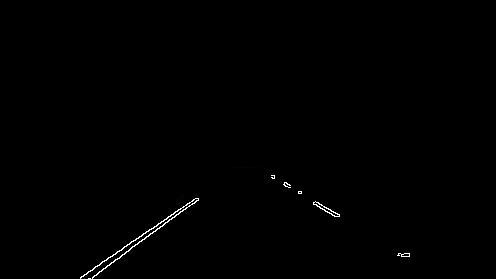
#> input picture Transformation5.jpg, 496 x 279 px
$ jupyter execute Transformation6.ipynb   (shell and % lines are left out)
#> lines starting #> are read from the running program, lines starting #| are printed output that depends on the picture; after the words box and inside, x2 and y2 are one past the last pixel; in counts of white or black regions, pixels touching at a corner belong together
[cell 1]
import matplotlib.pyplot as plt
import matplotlib.image as mpimg
import numpy as np
import cv2

def draw_lines(img, lines, color=[255, 0, 0], thickness=10):
    """
    NOTE: this is the function you might want to use as a starting point once you want to
    average/extrapolate the line segments you detect to map out the full
    extent of the lane (going from the result shown in raw-lines-example.mp4
    to that shown in P1_example.mp4).

    Think about things like separating line segments by their
    slope ((y2-y1)/(x2-x1)) to decide which segments are part of the left
    line vs. the right line.  Then, you can average the position of each of
    the lines and extrapolate to the top and bottom of the lane.

    This function draws `lines` with `color` and `thickness`.
    Lines are drawn on the image inplace (mutates the image).
    If you want to make the lines semi-transparent, think about combining
    this function with the weighted_img() function below
    """
    # In case of error, don't draw the line
    draw_right = True
    draw_left = True

    # Find slopes of all lines
    # But only care about lines where abs(slope) > slope_threshold
    slope_threshold = 0.5
    slopes = []
    new_lines = []
    for line in lines:
        x1, y1, x2, y2 = line[0]  # line = [[x1, y1, x2, y2]]

        # Calculate slope
        if x2 - x1 == 0.:  # corner case, avoiding division by 0
            slope = 999.  # practically infinite slope
        else:
            slope = (y2 - y1) / (x2 - x1)

        # Filter lines based on slope
        if abs(slope) > slope_threshold:
            slopes.append(slope)
            new_lines.append(line)

    lines = new_lines

    # Split lines into right_lines and left_lines, representing the right and left lane lines
    # Right/left lane lines must have positive/negative slope, and be on the right/left half of the image
    right_lines = []
    left_lines = []
    for i, line in enumerate(lines):
        x1, y1, x2, y2 = line[0]
        img_x_center = img.shape[1] / 2  # x coordinate of center of image
        if slopes[i] > 0 and x1 > img_x_center and x2 > img_x_center:
            right_lines.append(line)
        elif slopes[i] < 0 and x1 < img_x_center and x2 < img_x_center:
            left_lines.append(line)

    # Run linear regression to find best fit line for right and left lane lines
    # Right lane lines
    right_lines_x = []
    right_lines_y = []

    for line in right_lines:
        x1, y1, x2, y2 = line[0]

        right_lines_x.append(x1)
        right_lines_x.append(x2)

        right_lines_y.append(y1)
        right_lines_y.append(y2)

    if len(right_lines_x) > 0:
        right_m, right_b = np.polyfit(right_lines_x, right_lines_y, 1)  # y = m*x + b
    else:
        right_m, right_b = 1, 1
        draw_right = False

    # Left lane lines
    left_lines_x = []
    left_lines_y = []

    for line in left_lines:
        x1, y1, x2, y2 = line[0]

        left_lines_x.append(x1)
        left_lines_x.append(x2)

        left_lines_y.append(y1)
        left_lines_y.append(y2)

    if len(left_lines_x) > 0:
        left_m, left_b = np.polyfit(left_lines_x, left_lines_y, 1)  # y = m*x + b
    else:
        left_m, left_b = 1, 1
        draw_left = False

    # Find 2 end points for right and left lines, used for drawing the line
    # y = m*x + b --> x = (y - b)/m
    y1 = img.shape[0]
    y2 = img.shape[0] * (1 - trap_height)

    right_x1 = (y1 - right_b) / right_m
    right_x2 = (y2 - right_b) / right_m

    left_x1 = (y1 - left_b) / left_m
    left_x2 = (y2 - left_b) / left_m

    # Convert calculated end points from float to int
    y1 = int(y1)
    y2 = int(y2)
    right_x1 = int(right_x1)
    right_x2 = int(right_x2)
    left_x1 = int(left_x1)
    left_x2 = int(left_x2)

    # Draw the right and left lines on image
    if draw_right:
        cv2.line(img, (right_x1, y1), (right_x2, y2), color, thickness)
    if draw_left:
        cv2.line(img, (left_x1, y1), (left_x2, y2), color, thickness)

def hough_lines(img, rho, theta, threshold, min_line_len, max_line_gap):
    """
    `img` should be the output of a Canny transform.

    Returns an image with hough lines drawn.
    """
    lines = cv2.HoughLinesP(img, rho, theta, threshold, np.array([]), minLineLength=min_line_len, maxLineGap=max_line_gap)
    #line_img = np.zeros(img.shape, dtype=np.uint8)  # this produces single-channel (grayscale) image
    line_img = np.zeros((*img.shape, 3), dtype=np.uint8)  # 3-channel RGB image
    draw_lines(line_img, lines)
    #draw_lines_debug2(line_img, lines)
    return line_img

rho = 2 # distance resolution in pixels of the Hough grid
theta = 1 * np.pi/180 # angular resolution in radians of the Hough grid
threshold = 15     # minimum number of votes (intersections in Hough grid cell)
min_line_length = 10 #minimum number of pixels making up a line
max_line_gap = 20    # maximum gap in pixels between connectable line segments
trap_height = 0.4

image_in = mpimg.imread('Transformation5.jpg')
#> image_in is the input picture: shape (279, 496, 3); min 0, max 255, mean 1.1
gray_frame = cv2.cvtColor(image_in, cv2.COLOR_BGR2GRAY)
line_image = hough_lines(gray_frame, rho, theta, threshold, min_line_length, max_line_gap)
#> in hough_lines, `lines = cv2.HoughLinesP(img, rho, theta, threshold, np.array([]), minL..`: lines = 66 rows, first 6: [98, 277, 198, 196], [82, 278, 199, 193], [265, 180, 343, 218], [88, 278, 157, 238], [247, 161, 343, 216], [80, 277, 183, 199]
#> the loop in draw_lines, `for line in lines:` made 66 passes
#> (x1, y1, x2, y2, slope) on passes 1 to 12: (98, 277, 198, 196, -0.81), (82, 278, 199, 193, -0.726), (265, 180, 343, 218, 0.487), (88, 278, 157, 238, -0.58), (247, 161, 343, 216, 0.573), (80, 277, 183, 199, -0.757), (122, 263, 198, 202, -0.803), (264, 182, 343, 219, 0.468), (257, 165, 343, 212, 0.547), (395, 249, 414, 258, 0.474), (102, 278, 198, 200, -0.812), (80, 275, 183, 194, -0.786)
#> after the loop in draw_lines, `for line in lines:`: new_lines = 40 items, first 6: [[98, 277, 198, 196]], [[82, 278, 199, 193]], [[88, 278, 157, 238]], [[247, 161, 343, 216]], [[80, 277, 183, 199]], [[122, 263, 198, 202]]; slopes = 40 values, max 0.778 at index 22, min -2.17 at index 31, mean -0.39
#> in draw_lines, `lines = new_lines`: lines has the same summary as new_lines
#> the loop in draw_lines, `for i, line in enumerate(lines):` made 40 passes
#> (x1, y1, x2, y2) on passes 1 to 12: (98, 277, 198, 196), (82, 278, 199, 193), (88, 278, 157, 238), (247, 161, 343, 216), (80, 277, 183, 199), (122, 263, 198, 202), (257, 165, 343, 212), (102, 278, 198, 200), (80, 275, 183, 194), (392, 253, 408, 263), (240, 161, 330, 211), (86, 276, 197, 198)
#> after the loop in draw_lines, `for i, line in enumerate(lines):`: left_lines = 28 items, first 6: [[98, 277, 198, 196]], [[82, 278, 199, 193]], [[88, 278, 157, 238]], [[80, 277, 183, 199]], [[122, 263, 198, 202]], [[102, 278, 198, 200]]; right_lines = [[[257, 165, 343, 212]], [[392, 253, 408, 263]], [[323, 200, 342, 211]], [[397, 251, 415, 263]], [[325, 203, 343, 213]], [[274, 168, 338, 213]], [[393, 249, 411, 263]], [[267, 183, 280, 191]]]
#> the loop in draw_lines, `for line in right_lines:` made 8 passes
#> after the loop in draw_lines, `for line in right_lines:`: right_lines_x = [257, 343, 392, 408, 323, 342, 397, 415, 325, 343, 274, 338, 393, 411, 267, 280]; right_lines_y = [165, 212, 253, 263, 200, 211, 251, 263, 203, 213, 168, 213, 249, 263, 183, 191]
#> in draw_lines, `right_m, right_b = np.polyfit(right_lines_x, right_lines_y, 1)`: right_m = 0.614; right_b = 7.61
#> the loop in draw_lines, `for line in left_lines:` made 28 passes
#> (x1, y1, x2, y2) on passes 1 to 12: (98, 277, 198, 196), (82, 278, 199, 193), (88, 278, 157, 238), (80, 277, 183, 199), (122, 263, 198, 202), (102, 278, 198, 200), (80, 275, 183, 194), (86, 276, 197, 198), (81, 278, 196, 194), (95, 276, 197, 196), (80, 272, 198, 192), (88, 264, 152, 216)
#> after the loop in draw_lines, `for line in left_lines:`: left_lines_x = 56 values, max 199 at index 3, min 80 at index 6, mean 145.9; left_lines_y = 56 values, max 278 at index 2, min 192 at index 21, mean 233.9
#> in draw_lines, `left_m, left_b = np.polyfit(left_lines_x, left_lines_y, 1)`: left_m = -0.719; left_b = 338.9
#> in draw_lines, `right_x1 = (y1 - right_b) / right_m`: right_x1 = 442.4
#> in draw_lines, `right_x2 = (y2 - right_b) / right_m`: right_x2 = 260.4
#> in draw_lines, `left_x1 = (y1 - left_b) / left_m`: left_x1 = 83.28
#> in draw_lines, `left_x2 = (y2 - left_b) / left_m`: left_x2 = 238.5
#> in draw_lines, `right_x1 = int(right_x1)`: right_x1 = 442
#> in draw_lines, `right_x2 = int(right_x2)`: right_x2 = 260
#> in draw_lines, `left_x1 = int(left_x1)`: left_x1 = 83
#> in draw_lines, `left_x2 = int(left_x2)`: left_x2 = 238
#> in draw_lines, `cv2.line(img, (right_x1, y1), (right_x2, y2), color, thickness)`:
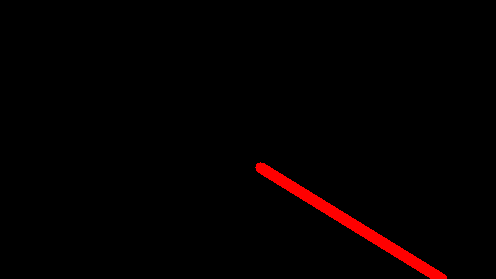
#> img: shape (279, 496, 3); mean of channels 0, 1, 2 4.4, 0, 0; drawn as R, G, B
#> in draw_lines, `cv2.line(img, (left_x1, y1), (left_x2, y2), color, thickness)`:
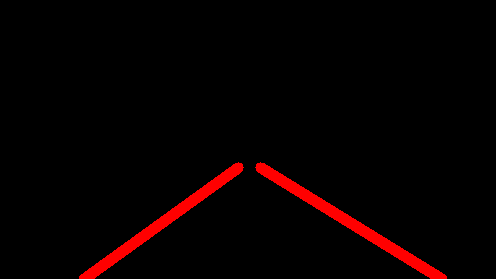
#> img: shape (279, 496, 3); 1.55% of pixels changed, all inside (x1, y1, x2, y2) = (79, 162, 244, 279); drawn as R, G, B
plt.imshow(line_image, cmap='gray')
plt.axis('off')
transformation = plt.imshow
plt.savefig('Transformation6.jpg',bbox_inches='tight',transparent=True, pad_inches=0)
